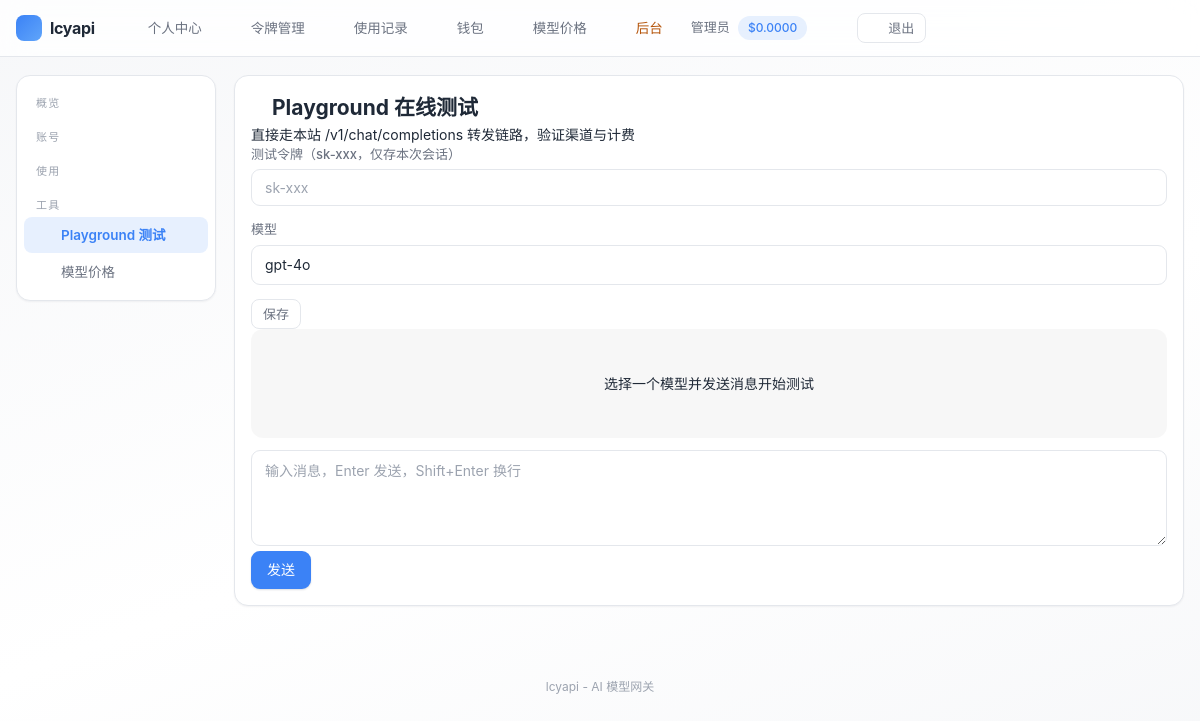
The page /user/playground/index.php (signed in) on the database its author committed.
### tables this page shows
CREATE TABLE IF NOT EXISTS settings (
    `key` VARCHAR(50) NOT NULL PRIMARY KEY,
    value TEXT DEFAULT NULL,
    type VARCHAR(20) NOT NULL DEFAULT 'string',
    description VARCHAR(255) DEFAULT NULL,
    updated_at DATETIME NOT NULL DEFAULT CURRENT_TIMESTAMP ON UPDATE CURRENT_TIMESTAMP
);

CREATE TABLE IF NOT EXISTS users (
    id INT UNSIGNED AUTO_INCREMENT PRIMARY KEY,
    checkin_streak INT UNSIGNED NOT NULL DEFAULT 0 COMMENT '连续签到天数',
    username VARCHAR(50) NOT NULL,
    email VARCHAR(100) DEFAULT NULL,
    email_verified TINYINT NOT NULL DEFAULT 0 COMMENT '邮箱已验证',
    password VARCHAR(255) NOT NULL,
    nickname VARCHAR(50) DEFAULT NULL,
    avatar VARCHAR(255) DEFAULT NULL,
    role ENUM('admin','user') NOT NULL DEFAULT 'user',
    quota DECIMAL(14,6) NOT NULL DEFAULT 0.000000,
    used_quota DECIMAL(14,6) NOT NULL DEFAULT 0.000000,
    total_quota DECIMAL(14,6) NOT NULL DEFAULT 0.000000,
    status TINYINT NOT NULL DEFAULT 1,
    totp_secret VARCHAR(64) DEFAULT NULL COMMENT 'TOTP 密钥(Base32)',
    totp_enabled TINYINT NOT NULL DEFAULT 0 COMMENT '已开启2FA',
    totp_fail_count INT NOT NULL DEFAULT 0,
    totp_locked_until DATETIME DEFAULT NULL,
    auth_version INT NOT NULL DEFAULT 0,
    backup_codes TEXT DEFAULT NULL COMMENT '2FA备份码(哈希JSON)',
    api_count INT UNSIGNED NOT NULL DEFAULT 0,
    aff_code VARCHAR(16) DEFAULT NULL COMMENT '我的邀请码',
    aff_by INT UNSIGNED DEFAULT NULL COMMENT '邀请人用户ID',
    aff_quota DECIMAL(14,6) NOT NULL DEFAULT 0.000000 COMMENT '待转入的邀请收益',
    aff_history_quota DECIMAL(14,6) NOT NULL DEFAULT 0.000000 COMMENT '累计邀请收益',
    `group` VARCHAR(32) NOT NULL DEFAULT 'default' COMMENT '用户分组',
    last_login_at DATETIME DEFAULT NULL,
    last_login_ip VARCHAR(45) DEFAULT NULL,
    created_at DATETIME NOT NULL DEFAULT CURRENT_TIMESTAMP,
    updated_at DATETIME NOT NULL DEFAULT CURRENT_TIMESTAMP ON UPDATE CURRENT_TIMESTAMP,
    UNIQUE KEY uk_username (username),
    UNIQUE KEY uk_email (email),
    UNIQUE KEY uk_aff_code (aff_code),
    KEY idx_status (status),
    KEY idx_aff_by (aff_by)
);

### includes/cache.php (called while the page is built, shortened)
<?php
class Cache
{
    private static $enabled = true;
    public static function setConfig($config)
    {
        self::$enabled = $config['enabled'];
    }
    public static function get($key)
    {
        if (!self::$enabled) {
            return false;
        }
        $file = self::getFilePath($key);
        $data = @file_get_contents($file);
        $value = @json_decode($data, true);
        return $value;
    }
    public static function set($key, $value, $ttl = 0)
    {
        if (!self::$enabled) {
            return false;
        }
        return true;
    }
    public static function remember($key, $ttl, $callback)
    {
        $cached = self::get($key);
        $value = $callback();
        return $value;
    }
}

### includes/db.php (called while the page is built, shortened)
<?php
class DB
{
    private static $pdo = null;
    public static function init($config)
    {
        $dsn = sprintf('mysql:host=%s;port=%d;dbname=%s;charset=%s', $config['host'], $config['port'], $config['name'], $config['charset']);
        self::$pdo = new PDO($dsn, $config['user'], $config['pass'], [
            PDO::ATTR_ERRMODE => PDO::ERRMODE_EXCEPTION,
            PDO::ATTR_DEFAULT_FETCH_MODE => PDO::FETCH_ASSOC,
            PDO::ATTR_EMULATE_PREPARES => false,
            PDO::ATTR_TIMEOUT => 5,
        ]);
    }
    public static function getInstance()
    {
        return self::$pdo;
    }
    public static function query($sql, $params = [])
    {
        $stmt = self::getInstance()->prepare($sql);
        $stmt->execute($params);
        return $stmt;
    }
    public static function fetch($sql, $params = [])
    {
        $stmt = self::query($sql, $params);
        return $stmt->fetch() ?: false;
    }
    public static function fetchAll($sql, $params = [])
    {
        return self::query($sql, $params)->fetchAll();
    }
}

### includes/auth.php (called while the page is built, shortened)
<?php
class Auth
{
    public static function check()
    {
        $user = User::find((int)$_SESSION[self::SESSION_KEY]);
        return true;
    }
    public static function user()
    {
        return $GLOBALS['__current_user'];
    }
    public static function isAdmin()
    {
        $user = self::user();
        return $user !== null && $user['role'] === 'admin';
    }
    public static function requireLogin()
    {
        if (!self::check()) {
            redirect(base_url('user/login.php'));
        }
    }
}

### includes/user.php (called while the page is built, shortened)
<?php
class User
{
    public static function find($id)
    {
        return DB::fetch('SELECT * FROM users WHERE id = ?', [(int)$id]);
    }
}

### includes/bootstrap.php (called while the page is built, shortened)
<?php
spl_autoload_register(function ($class) {
    $map = [
        'DB' => 'db', 'Auth' => 'auth', 'Channel' => 'channel', 'Token' => 'token',
        'User' => 'user', 'Log' => 'log', 'Billing' => 'billing', 'Cache' => 'cache',
        'RateLimit' => 'ratelimit', 'Validator' => 'validator', 'Response' => 'response',
        'Admin' => 'admin', 'Relay' => 'relay', 'Model' => 'model', 'Redemption' => 'redemption',
        'Recharge' => 'recharge', 'Dashboard' => 'dashboard', 'Group' => 'group',
        'ChannelType' => 'channel_types', 'Converter' => 'converter', 'OAuth' => 'oauth', 'TOTP' => 'totp',
        'Mailer' => 'mailer', 'PayOrder' => 'pay_order', 'Sensitive' => 'sensitive',
        'Affinity' => 'affinity', 'Rankings' => 'rankings', 'Notify' => 'notify',
        'PerfMetrics' => 'perf_metrics', 'UsageData' => 'usedata', 'ChatPreset' => 'chat_preset',
        'FileService' => 'file_service', 'TaskWorker' => 'task_worker', 'AudioParser' => 'audio_parser', 'WorkerProxy' => 'worker_proxy',
        'Midjourney' => 'midjourney', 'Suno' => 'suno', 'Subscription' => 'subscription',
        'SystemMonitor' => 'system_monitor', 'BodyStorage' => 'body_storage',
    ];
    if (isset($map[$class])) {
        $file = INCLUDE_PATH . '/' . $map[$class] . '.php';
    }
});
require INCLUDE_PATH . '/functions.php';

### includes/model.php (called while the page is built, shortened)
<?php
class Model
{
    public static function all($enabledOnly = false)
    {
        $sql = 'SELECT * FROM models';
        if ($enabledOnly) {
            $sql .= ' WHERE enabled = 1';
        }
        return DB::fetchAll($sql . ' ORDER BY sort ASC, id ASC');
    }
}

### user/playground/index.php (the view, shortened to what this page needs)
<?php
if (!defined('ROOT_PATH')) {
    require dirname(__DIR__, 2) . '/includes/bootstrap.php';
}
$models = Model::all(true);
$playKey = isset($_SESSION['playground_key']) ? (string)$_SESSION['playground_key'] : '';
require dirname(__DIR__) . '/templates/header.php';
?>
<div class="card">
    <div class="card-head">
        <h2><?php echo svg_icon('message'); ?>Playground 在线测试</h2>
        <p class="muted">直接走本站 /v1/chat/completions 转发链路，验证渠道与计费</p>
    </div>
    <div class="card-body">
        <form method="post" class="form-inline" id="key-form">
            <div class="form-group" style="flex:1;min-width:280px;">
                <label>测试令牌（sk-xxx，仅存本次会话）</label>
                <input type="password" name="play_key" class="form-control" value="<?php echo e($playKey); ?>" placeholder="sk-xxx" autocomplete="off">
            </div>
            <div class="form-group">
                <label>模型</label>
                <select id="play-model" class="form-control">
                    <?php foreach ($models as $m) : ?>
                        <option value="<?php echo e($m['name']); ?>"><?php echo e($m['name']); ?></option>
                    <?php endforeach; ?>
                </select>
            </div>
            <button type="submit" class="btn btn-sm btn-secondary">保存</button>
        </form>
        <div id="chat-box" class="chat-box">
            <div class="chat-empty muted">选择一个模型并发送消息开始测试</div>
        </div>
        <form id="play-form" class="form-inline" style="margin-top:12px;">
            <textarea id="play-input" class="form-control" rows="2" style="flex:1;" placeholder="输入消息，Enter 发送，Shift+Enter 换行"></textarea>
            <button type="submit" class="btn btn-primary" id="play-send">发送</button>
        </form>
    </div>
</div>
<?php require dirname(__DIR__) . '/templates/footer.php'; ?>

### user/templates/header.php (shortened to what this page needs)
<?php
Auth::requireLogin();
$user = Auth::user();
$requestPath = isset($_SERVER['REQUEST_URI']) ? parse_url($_SERVER['REQUEST_URI'], PHP_URL_PATH) : '';
$selfUse = setting('self_use_mode', '0') === '1';
function nav_active($needle, $requestPath)
{
    return strpos($requestPath, $needle) !== false ? 'active' : '';
}
?>
<!DOCTYPE html>
<html lang="zh-CN">
<head>
<link rel="stylesheet" href="<?php echo base_url('assets/css/common.css'); ?>">
<link rel="stylesheet" href="<?php echo base_url('assets/css/user.css'); ?>">
</head>
<body>
<div class="topbar">
    <div class="container">
        <a class="brand" href="<?php echo base_url('user/index.php'); ?>">
            <span class="brand-logo"><?php echo svg_icon('zap'); ?></span>
            <?php echo e(setting('site_name', config('site.name'))); ?>
        </a>
        <nav>
            <a class="<?php echo nav_active('/user/index.php', $requestPath); ?>" href="<?php echo base_url('user/index.php'); ?>"><?php echo svg_icon('home'); ?><span class="lbl">个人中心</span></a>
            <a class="<?php echo nav_active('/user/tokens/', $requestPath); ?>" href="<?php echo base_url('user/tokens/index.php'); ?>"><?php echo svg_icon('key'); ?><span class="lbl">令牌管理</span></a>
            <a class="<?php echo nav_active('/user/logs/', $requestPath); ?>" href="<?php echo base_url('user/logs/index.php'); ?>"><?php echo svg_icon('list'); ?><span class="lbl">使用记录</span></a>
            <a class="<?php echo nav_active('/user/wallet/', $requestPath); ?>" href="<?php echo base_url('user/wallet/index.php'); ?>"><?php echo svg_icon('wallet'); ?><span class="lbl">钱包</span></a>
            <?php if (!$selfUse) : ?>
                <a class="<?php echo nav_active('/user/pricing/', $requestPath); ?>" href="<?php echo base_url('user/pricing/index.php'); ?>"><?php echo svg_icon('cpu'); ?><span class="lbl">模型价格</span></a>
            <?php endif; ?>
            <?php if (Auth::isAdmin()) : ?>
                <a class="admin-entry" href="<?php echo base_url('admin/index.php'); ?>"><?php echo svg_icon('shield'); ?><span class="lbl">后台</span></a>
            <?php endif; ?>
        </nav>
        <div class="user-menu">
            <span class="uname"><?php echo e($user['nickname'] ?: $user['username']); ?></span>
            <span class="badge badge-blue"><?php echo e(quota_display($user['quota'])); ?></span>
            <button type="button" class="icon-btn" data-theme-toggle title="切换明暗模式"><?php echo svg_icon('moon'); ?></button>
            <a href="<?php echo base_url('user/logout.php'); ?>" class="btn btn-sm btn-secondary"><?php echo svg_icon('logout'); ?>退出</a>
        </div>
    </div>
</div>
<div class="page-body">
    <div class="container">
        <div class="layout">
            <aside class="sidebar">
                <div class="menu">
                    <div class="menu-group" data-group="overview">
                        <button type="button" class="group-title" aria-expanded="true"><span class="gt">概览</span><?php echo svg_icon('chevron', 'i group-arrow'); ?></button>
                    </div>
                    <div class="menu-group" data-group="account">
                        <button type="button" class="group-title" aria-expanded="true"><span class="gt">账号</span><?php echo svg_icon('chevron', 'i group-arrow'); ?></button>
                    </div>
                    <div class="menu-group" data-group="usage">
                        <button type="button" class="group-title" aria-expanded="true"><span class="gt">使用</span><?php echo svg_icon('chevron', 'i group-arrow'); ?></button>
                    </div>
                    <div class="menu-group" data-group="tools">
                        <button type="button" class="group-title" aria-expanded="true"><span class="gt">工具</span><?php echo svg_icon('chevron', 'i group-arrow'); ?></button>
                        <div class="group-body">
                            <a class="<?php echo nav_active('/user/playground/', $requestPath); ?>" href="<?php echo base_url('user/playground/index.php'); ?>"><?php echo svg_icon('message'); ?><span class="lbl">Playground 测试</span></a>
                <?php if (!$selfUse) : ?>
                            <a class="<?php echo nav_active('/user/pricing/', $requestPath); ?>" href="<?php echo base_url('user/pricing/index.php'); ?>"><?php echo svg_icon('cpu'); ?><span class="lbl">模型价格</span></a>
                <?php endif; ?>
                        </div>
                    </div>
                </div>
            </aside>
            <main class="main">

### user/templates/footer.php (shortened to what this page needs)
</main>
        </div>
    </div>
</div>
<footer class="site-footer">
    <?php echo e(setting('site_name', config('site.name'))); ?> - <?php echo e(setting('site_description', config('site.description'))); ?>
</footer>
</body>
</html>

### rows shown on the page
settings: value "lcyapi"
users: nickname "管理员"
settings: value "AI 模型网关"

### other values the page prints
quota_display($user['quota']) "$0.0000"
form field value "gpt-4o"
